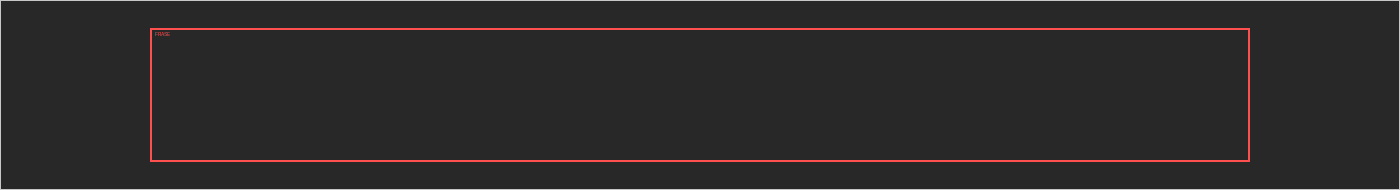
#> input picture arte/referencias/carga_marco_frase_guia.png, 2800 x 380 px (shown at 1/2 size)
$ python -i arte.py   (imports and definitions only)
#> lines starting #> are read from the running program, lines starting #| are printed output that depends on the picture
#> further down, picture is the input picture: PIL image 2800x380 RGB; mean R, G, B 45.9, 42.7, 42.7
"""Circuito de arte con un generador de imágenes externo (ChatGPT u otro).

  python -m tools.arte.arte pedidos            escribe arte/pedidos/*.txt
  python -m tools.arte.arte importar <carpeta|zip>
                                              convierte y ubica las imágenes
  python -m tools.arte.arte piel [originales]  arma assets/ui/piel/ (tools/arte/piel.py)
  python -m tools.arte.arte piel cobre         pasa assets/ui/piel/ a cristal y cobre (una vez)
  python -m tools.arte.arte ficha              dibuja el arte de la Ficha del Líder (tools/arte/ficha.py)
  python -m tools.arte.arte lote <txt> <TAG|ns>...  un solo txt con lo que falta de esos países

El contrato: cada pedido es un bloque ASSET_REQUEST con un `id`. La imagen que
vuelve se llama exactamente `<id>.png` (o .jpg/.webp). El importador sabe por
el id qué es (foco, espíritu, retrato, evento), la lleva al tamaño del juego y
la guarda en assets/ con el nombre que el generador busca solo:

  foco      assets/<TAG>/goals/<id>.dds     95x85, fondo transparente
  espíritu  assets/<TAG>/ideas/<id>.dds     64x64, fondo transparente
  retrato   assets/<TAG>/leaders/<archivo>  156x210
  evento    assets/events/<id>.dds          210x176

Nada se conecta a mano: el próximo build encuentra el archivo y lo usa.
Necesita Pillow (solo quien importa; el instalador del usuario no).
"""

from __future__ import annotations

import re
import sys
import tempfile
import zipfile
from pathlib import Path

import yaml

REPO = Path(__file__).resolve().parents[2]
SPEC = REPO / "spec"
OUT = REPO / "arte" / "pedidos"

KINDS = {
    "national_focus_icon": {"size": (95, 85), "transparent": True, "fit": "contain"},
    "continuous_focus_icon": {"size": (95, 85), "transparent": True, "fit": "contain"},
    "national_spirit_icon": {"size": (64, 64), "transparent": True, "fit": "contain"},
    # 2026-11-15: logos de las industrias (OIM), assets/<TAG>/industrias/<rubro>.dds
    "mio_logo": {"size": (64, 64), "transparent": True, "fit": "contain"},
    "leader_portrait": {"size": (156, 210), "transparent": False, "fit": "cover"},
    "event_picture": {"size": (210, 176), "transparent": False, "fit": "cover"},
    # banderas de las identidades nuevas (guerras civiles y formas finales): TGA
    # grande 82x52, mediana 41x26 y chica 10x7 en assets/<TAG>/flags/
    "country_flag": {"size": (82, 52), "transparent": False, "fit": "cover"},
    # íconos de las mejoras de la agencia; el generador los lleva al tamaño del juego
    "agency_upgrade_icon": {"size": (128, 128), "transparent": True, "fit": "contain"},
    # fondos de las pestañas (11_scenario -> tab_backgrounds): el tamaño es el
    # de la textura del juego, que va en cada pedido
    "ui_background": {"size": (192, 192), "transparent": False, "fit": "cover"},
    # fondos de cada rama de investigación (11_scenario -> research_backgrounds):
    # el generador los recorta al tamaño del juego
    # Lo negro se vuelve transparente (ver _fundir): si no, el juego dibuja un
    # rectángulo negro con borde duro sobre el fondo gris de la ventana.
    "research_background": {"size": (1024, 1024), "transparent": True, "fit": "cover"},
    # armas por facción (17_research -> by_faction, 2026-10-03): una imagen por
    # familia y facción, con descripción extensa (arte/armas_descripciones.yaml);
    # el generador la lleva al tamaño de cada ícono de equipo y de tecnología
    "weapon_icon": {"size": (600, 400), "transparent": True, "fit": "contain"},
    # 2026-10-06 ("pasame un txt solo con las unidades únicas; también los aviones
    # por cada facción"): mismo formato, cada uno en su propio archivo
    "unique_icon": {"size": (600, 400), "transparent": True, "fit": "contain"},
    "plane_icon": {"size": (600, 400), "transparent": True, "fit": "contain"},
    # equipo con una sola imagen para todos (17_research -> by_faction.shared)
    "shared_icon": {"size": (600, 400), "transparent": True, "fit": "contain"},
    # tecnologías comunes a todos (arte/tecnologias_descripciones.yaml, 2026-10-10)
    "tech_icon": {"size": (600, 400), "transparent": True, "fit": "contain"},
    # doctrinas (17_research -> doctrines, 2026-10-13): íconos simples como los
    # del juego; el generador los lleva al tamaño del ícono de cada doctrina
    "doctrine_icon": {"size": (256, 256), "transparent": True, "fit": "contain"},
    # leyes del menú del país (05_ideas -> laws, 2026-10-15); el generador las
    # lleva al tamaño del ícono de ley del juego
    "law_icon": {"size": (256, 256), "transparent": True, "fit": "contain"},
    # íconos de la piel de la interfaz (arte/piel_interfaz.yaml, 2026-10-16):
    # se guardan tal cual en assets/ui/piel_iconos/ y tools/arte/piel.py los
    # lleva a cada textura (placa del botón, cuadros, tamaño)
    "ui_icon": {"size": (512, 512), "transparent": True, "fit": "contain"},
    # íconos del juego que siguen siendo los de 1936 (tools/arte/auditoria.py, 2026-11-03):
    # cada pedido lleva la imagen de referencia del original (arte/referencias/<id>.png)
    "game_icon": {"size": (512, 512), "transparent": True, "fit": "contain"},
    # aventuras de las anarquías (21_aventuras.yaml, 2026-10-16): un txt por
    # anarquía, estilo historieta (Moebius + Kill Six Billion Demons); van a
    # assets/events/<evento>.dds como cualquier imagen de evento
    "adventure_picture": {"size": (210, 176), "transparent": False, "fit": "cover"},
    # 2026-11-06: la Lámina de las aventuras de las meganaciones (tools/gen/emitters/laminas.py):
    # se pide grande y se guarda a 960x408 (DXT1), y también como imagen del evento
    "adventure_plate": {"size": (1920, 816), "transparent": False, "fit": "cover"},
    # pantallas de carga: 1920x1440 en DXT1 (las de vida diaria se sacaron el 2026-11-22;
    # ahora todas son pedidos escritos a mano en arte/pedidos_pantallas_carga_*.txt)
    "loading_screen": {"size": (1920, 1440), "transparent": False, "fit": "cover"},
    # 2026-11-18: viñetas de la Historieta (tools/arte/historietas.py): cada pedido lleva su tamaño (2x su
    # lugar en la página); al importar se guarda al tamaño del lugar y se vuelve a armar la página
    "comic_panel": {"size": (800, 600), "transparent": False, "fit": "cover"},
    # 2026-11-22: los marcos de la pantalla de carga (tools/gen/carga_geo.py): cada pieza lleva su tamaño;
    # el pedido va escrito a mano (arte/pedidos_marcos_pantalla_carga.txt) y al importar se
    # estira al tamaño exacto (las ranuras del título, la barra y la frase tienen que caer en su lugar)
    "loading_frame": {"size": (1400, 120), "transparent": True, "fit": "stretch"},
}

# 2026-10-16, pedido del usuario: "el estilo tiene que ser un poco cómic/novela
# gráfica que se inspire en los trabajos de Moebius y Kill Six Billion Demons"
ADVENTURE_STYLE = (
    "graphic novel panel, one single image (not a comic page, no panel borders, no speech balloons), inspired by "
    "Moebius (Jean Giraud): clean ligne-claire ink lines, vast airy landscapes, luminous flat colour with soft "
    "gradients, strange serene skies; and by Kill Six Billion Demons (Tom Parkinson-Morgan): ornate, densely "
    "patterned mythic linework, cosmic grandeur, sacred-grotesque details and dramatic scale; bold readable "
    "silhouettes that still work at 210x176 pixels, a little gore is fine, slightly tongue-in-cheek, "
    "no text, no letters, no numbers unless the description asks for a glowing number shape, no watermark")

COMMON_STYLE = (
    "Hearts of Iron IV style, retrofuturist year 2100, painterly propaganda-poster look, "
    "strong silhouette readable at small size, no text, no letters, no watermark"
)

STYLE = {
    "EFE": "eco-fascist green empire of South America: jungle, living bio-steel, trees and laurels, "
           "green and gold, imperial and organic",
    "FCU": "corporate union of North America: chrome, glass towers, stock tickers, logos and "
           "contracts, navy blue and silver, cold and glossy",
    "ASC": "automated socialist commune of Europe: robots, circuits, data centres, constructivist "
           "red and white, clean geometry",
    "HSN": "high-seas market nation of Asia-Pacific: ships, containers, compasses, straits, "
           "teal and brass, maritime trade",
    "NAS": "neo-Andean sun kingdom: solar temples, Inca stone and gold, condors, mountains, "
           "gold and turquoise",
    "SHD": "sino-harmonious technocratic directorate: rivers, dams, hydraulic diagrams, measured "
           "order, jade green and steel grey",
    "APF": "African peoples' federation: village councils, savanna and rising industry, "
           "kente-like patterns, earth red, yellow and green",
    "NRE": "neo-Roman empire: eagles, legions, marble, laurels, SPQR standards, crimson and gold",
    # anarquías (2026-10-03: armas propias de cada una)
    "ZWE": "Eurasian warlords: looted Soviet-style steel, cossack and steppe motifs, scrap and rust, "
           "grey, olive and faded red",
    "ZWI": "Hindustan warlord realms: monsoon, temples and bazaars, improvised armour with ornate brass, "
           "saffron, crimson and dusty white",
    "ZWM": "desert emirates: dunes, oil wells, falcons and daggers, sand camouflage, ochre, black and gold",
    "ZWB": "Amazon warlords: jungle rivers, illegal gold mines and sawmills, mud and rubber, "
           "dark green, brown and orange",
    "ZAN": "the lawless lands: scavenged junk, welded scrap, raider graffiti without letters, "
           "rust, black and hazard yellow",
    # 2026-10-28: el Shogunato de los Astilleros (Japón rebelde de la HSN)
    "ZJP": "the Shipyard Shogunate of Japan: dry docks and giant cranes, welding sparks, mechas in scaffolding, "
           "old samurai banners over naval steel, neon city at night, navy steel, crane yellow and crimson",
    # 2026-11-01: Gran Bretaña libre (la República Obrera de Albión y sus dos caminos)
    "ZAL": "free Great Britain after the Commune: the Albion Workers' Republic of the Luddites (hand-made, analog, "
           "tweed and brick, red armbands), which either plugs back into the network (neural lace, silver circuitry, "
           "midnight blue and cold white) or crowns a queen (brass, steam, airships, crimson and gold); grey rain, "
           "Thames fog and Union-like crosses without real flags",
    # imágenes que comparten varias potencias (eventos con `art`): sin colores de nadie
    "COMPARTIDOS": "the 2100 world of rival megastates: officers of different armies, maps, borders and "
                   "flags without symbols, neutral grey and ochre palette",
}


SMALL_PORTRAIT = (65, 67)   # el retrato chico (casilla de asesor / alto mando), como un ícono de idea


def small_path(large: Path) -> Path:
    """assets/<TAG>/leaders/x.dds -> assets/<TAG>/leaders/small/x.dds"""
    return large.parent / "small" / large.name


# [68 lines left out: functions _small_portrait, chicos, _load, not called in this run]


def _one_line(text: str) -> str:
    return " ".join(str(text or "").split())


# [412 lines left out: functions catalog, _loading_items, _marcos_carga_items, _mapa_items, _adventure_items, not called in this run]


PLATE_STYLE = (
    "a museum-grade large-format OIL PAINTING of this exact moment, as a great history painter of the "
    "nineteenth-century academies would have painted it (the drama of Gericault's Raft of the Medusa, Delacroix's "
    "Liberty Leading the People, Repin's crowds), but the scene happens in the year 2100: monumental composition "
    "with one clear focal figure or group, dramatic chiaroscuro, emotional faces and gestures, visible brushwork, "
    "canvas texture and rich glazes, a sky or a light that tells the mood. Cinematic wide format (about 2.35:1), "
    "the main action in the central band so nothing important is cut. It must feel like a painting hung in a "
    "national museum about a turning point of history, not a game screenshot or a photo. No frame, no text, no "
    "letters, no numbers, no signature, no watermark")


# [30 lines left out: function _plate_items, not called in this run]


PORTRAIT_STYLE = (
    "photorealistic painted portrait matching the existing leader portraits of this Hearts of Iron IV mod: "
    "realistic skin pores, hair and fabric weave, subtle painterly softness, rich but natural colour grading, "
    "cinematic and believable near-future clothing of the year 2100 (not a sci-fi costume), no helmet or mask "
    "covering the face, no text, no letters, no numbers, no logos with words, no watermark, no frame, no border")

# el vestuario según el cargo (03_leaders -> roles)
_KIND = {"corps_commander": "army", "field_marshal": "army", "navy_leader": "navy",
         "army_chief": "army", "high_command": "army", "navy_chief": "navy", "air_chief": "air"}

# lo que lleva encima según su rasgo, para los que no tienen un detalle propio
_TRAIT_DETAIL = {
    "Master of Manoeuvre": "a leather map case on a strap and a riding crop held in one gloved hand",
    "Defence in Depth": "field glasses hanging at the chest and a folded map in one hand",
    "Flawless Organisation": "a slim folder of orders under the arm and a fountain pen in the breast pocket",
    "Iron Morale": "a ceremonial sword held upright with the hilt at shoulder height and a row of medals on the chest",
    "Rigorous Drill": "a whistle on a lanyard and white gloves held in one hand",
    "Relentless Offensive": "a pistol in a shoulder holster and dust on the face and collar",
    "Fortification Engineer": "an engineer's hard hat under the arm and concrete dust on the sleeves",
    "Logistician": "a clipboard of supply lists and a pencil behind the ear",
    "Elite Infantry": "a beret with an elite unit badge and the sling of a rifle on the shoulder",
    "Reserves and Replacements": "a thick roster folder held against the chest",
    "King of Artillery": "ear defenders hanging around the neck and a brass shell casing in one hand",
    "General Staff": "a folder of staff plans and reading glasses on a cord",
    "Guerrilla Warfare": "a scarf wrapped high around the neck and the sling of a carbine over the shoulder",
}


# [71 lines left out: functions _portrait, _tech_line, _tech_items, not called in this run]


# 2026-10-13 (captura de la pantalla de doctrinas: "fijate cómo son ahora los
# íconos, no pueden ser muy cargados"): los del juego son glifos simples, uno
# o dos objetos (un avión y una explosión), pocos colores, sin fondo.
DOCTRINE_STYLE = (
    "simple flat-shaded game icon in the exact style of the Hearts of Iron IV doctrine icons: ONE or TWO small "
    "subjects only (for example an aircraft and an explosion, or a soldier and a shield), bold clean silhouette, "
    "thin dark outline, soft cel shading, limited palette (blue-grey and steel for machines, orange-red for fire, "
    "white highlights), the near future of the year 2100 but restrained, NOT busy, no scenery, no background, "
    "transparent PNG, must read clearly at 48x48 pixels, no text, no letters, no numbers, no watermark"
)
_NAVAL_WORDS = ("cruiser", "battleship", "line_of_battle", "carrier", "convoy", "fleet", "boat", "torpedo", "naval",
                "jeune", "task_force", "screen", "airfield", "hunter_killer", "base_strike")


# [30 lines left out: function _doctrine_items, not called in this run]


# 2026-10-15 ("haceme el pedido de imágenes para el menú de país, leyes
# económicas, reclutamiento"): una imagen por ley, la misma para todos los países.
LAW_STYLE = (
    "small painted icon in the style of the Hearts of Iron IV law and national spirit icons: one clear scene or "
    "object, bold readable silhouette, painterly propaganda-poster look, the near future of the year 2100 (not "
    "science-fantasy), neutral design that belongs to no nation (no flags, no national colours, no emblems), "
    "restrained palette of steel, concrete, graphite and muted earth tones with one accent light, no scenery beyond "
    "what the subject needs, transparent PNG background, must read clearly at 64x64 pixels, no text, no letters, "
    "no numbers, no watermark"
)
_LAW_CATEGORY = {"economy": "economy law", "trade_laws": "trade law", "mobilization_laws": "recruitment law"}


# [18 lines left out: function _law_items, not called in this run]


# 2026-11-06 (la Fábrica: "Your request was rejected by the safety system ... [abuse]"): el
# filtro de OpenAI rechaza la referencia del ícono de fascismo del juego (los fasces). Estos
# van sin referencia y con un motivo neutro que dice lo mismo en el juego.
JUEGO_SIN_REFERENCIA = {
    "juego_categorias_decision_category_generic_fascism":
        "an authoritarian-order decision category: a heavy iron gauntlet closed around a short "
        "marshal's baton wrapped in a laurel band; no flags, no symbols, no insignia",
}


# [31 lines left out: function _juego_items, not called in this run]


REBELDES = {   # 2026-11-16: líderes rebeldes sin retrato (pedido fijo 36_retratos_rebeldes.txt)
    "rebelde_masaki_hayama": "ZJP", "rebelde_nao_fujita": "ZJP", "rebelde_nanami_117": "ZJP",
    "rebelde_josiah_hale": "ZAL", "rebelde_ezra_vance": "FCU",
    # 2026-11-22 (captura de la Legión Perdida: "fijate los retratos que faltan para estas cosas"): los seis
    # líderes rebeldes de los finales de las aventuras de las anarquías (pedido fijo 50_retratos_rebeldes_anarquias.txt)
    "rebelde_gran_molinero": "ZWE", "rebelde_la_cabra": "ZWI", "rebelde_gaius_severo": "ZWM",
    "rebelde_santa_mano": "ZWB", "rebelde_baron_del_hielo": "ZAN", "rebelde_nadie": "ZAN",
}
_PEDIDO_REBELDE = {t: "50_retratos_rebeldes_anarquias.txt" for t in ("ZWE", "ZWI", "ZWM", "ZWB", "ZAN")}


# [117 lines left out: functions _albion_caminos_items, _rebeldes_items, _industria_items, _recurso_items, _ui_icon_items, not called in this run]


PLANE_FAMILIES = {"light_plane", "medium_plane", "carrier_plane", "heavy_plane"}
SINGLE_FILE = {"unique_icon", "plane_icon", "shared_icon", "loading_screen"}
TECH_GROUPS = ("INFANTERIA", "APOYO", "BLINDADOS", "ARTILLERIA", "NAVAL", "AVIACION", "INGENIERIA", "INDUSTRIA")

# 2026-10-19 ("¿la descripción de los espíritus alcanza para que ChatGPT las
# haga bien?" -> "reescribí la lista"): ícono = un solo objeto claro, sin escena.
ICON_STYLE = (
    "small painted icon in the style of the Hearts of Iron IV national spirit and focus icons: ONE clear central "
    "object or symbol, bold readable silhouette with a dark outline, painterly but simple, strong contrast, "
    "the year 2100, NO scenery and NO crowd, nothing small or fussy, transparent PNG background, must read clearly "
    "at {w}x{h} pixels, no text, no letters, no numbers, no watermark"
)


# [20 lines left out: function _apply_icon_looks, not called in this run]


SHARED_STYLE = (
    "photorealistic 3D-rendered equipment icon matching the weapon icons of this Hearts of Iron IV mod: realistic "
    "materials, weathering and reflections, crisp detail that still reads at 150x55 pixels, neutral design that "
    "belongs to no faction (no national colours, no emblems), no text, no letters, no numbers, no watermark")

UI_STYLE = ("game user-interface background texture, subtle and low contrast so text and buttons stay readable, "
            "no text, no letters, no logos, no watermark, no frame")

# 2026-11-03: el rediseño en cristal y cobre de las maquetas aprobadas
UI_STYLE_V2 = ("game user-interface background for a 2100 grand strategy game in a 'glass and copper' design: "
               "deep petrol-blue to near-black smoked glass (#14222b to #060c10), smooth and clean, a faint cold "
               "teal sheen (#4fd6c8 at very low opacity), hair-thin warm copper lines (#c27a45) used sparingly; "
               "elegant, art-deco precision, quiet and low contrast so text stays readable; "
               "no text, no letters, no logos, no watermark, no frame, no scratches, no grunge")

FLAG_STYLE = ("flat national flag for Hearts of Iron IV, vexillology, clean flat shapes, no gradients, "
              "no painterly texture, no text, no letters, no watermark")


# [23 lines left out: function _request, not called in this run]


NEW_FILE = "0_NUEVOS_de_este_lote.txt"


# [175 lines left out: functions _previous_ids, lote, pedidos, not called in this run]


ZIP = REPO / "arte" / "pedidos.zip"


# [52 lines left out: functions _zip_pedidos, _readme, not called in this run]


# ---------------------------------------------------------------------------


def _fundir(img):
    """Fondo de rama de investigación: el negro pasa a transparente y los
    bordes derecho e inferior se desvanecen del todo, así la foto se funde con
    el fondo de la ventana en vez de terminar en un rectángulo negro."""
    from PIL import Image, ImageChops, ImageFilter
    img = img.convert("RGBA")
    w, h = img.size
    luz = img.convert("L").filter(ImageFilter.GaussianBlur(max(2, w // 128)))
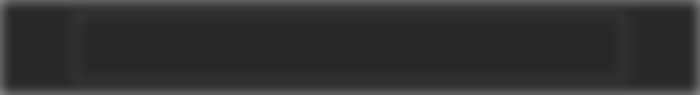
#> luz: PIL image 2800x380 L (shown at 1/4 size); min 40, max 131, mean 48.9
    alpha = luz.point(lambda v: min(255, v * 5))
    # rampa geométrica: el último 20% del ancho y del alto llega a cero
    ramp_x = Image.linear_gradient("L").rotate(90, expand=True).transpose(Image.FLIP_LEFT_RIGHT).resize((w, h))
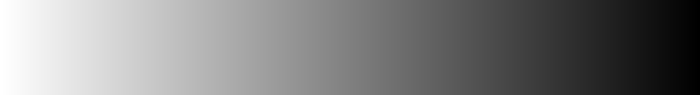
#> ramp_x: PIL image 2800x380 L (shown at 1/4 size); min 0, max 255, mean 127.5
    ramp_x = ramp_x.point(lambda v: min(255, v * 5))
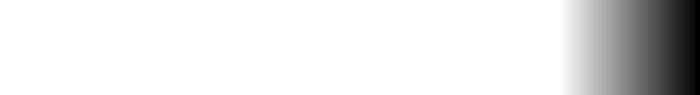
#> ramp_x: PIL image 2800x380 L (shown at 1/4 size); min 0, max 255, mean 229.1
    ramp_y = Image.linear_gradient("L").transpose(Image.FLIP_TOP_BOTTOM).resize((w, h))
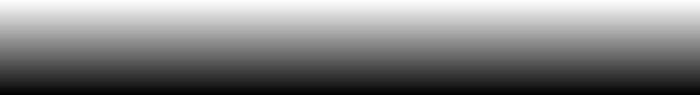
#> ramp_y: PIL image 2800x380 L (shown at 1/4 size); min 0, max 255, mean 127.5
    ramp_y = ramp_y.point(lambda v: min(255, v * 5))
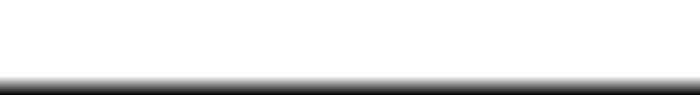
#> ramp_y: PIL image 2800x380 L (shown at 1/4 size); min 0, max 255, mean 229.1
    alpha = ImageChops.multiply(ImageChops.multiply(alpha, ramp_x), ramp_y)
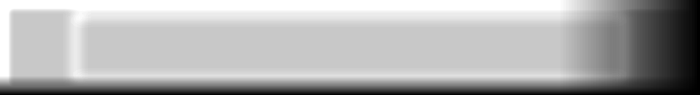
#> alpha: PIL image 2800x380 L (shown at 1/4 size); min 0, max 255, mean 175.3
    img.putalpha(alpha)
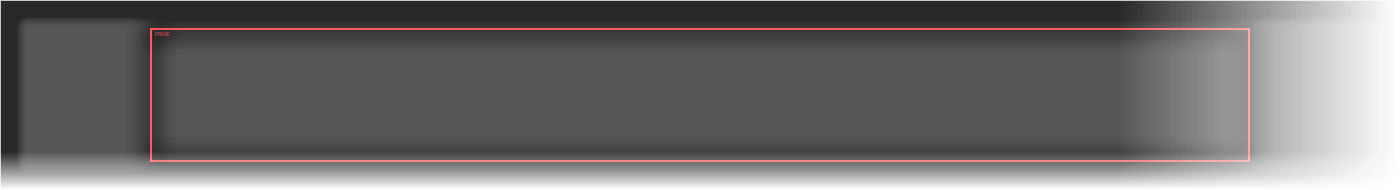
#> img: PIL image 2800x380 RGBA (shown at 1/2 size); mean R, G, B, A 45.9, 42.7, 42.7, 175.3; transparent parts drawn white
    return img


# [152 lines left out: functions _recortar, importar, not called in this run]


# [42 lines not run here, left out]

>>> from PIL import Image
>>> picture = Image.open('../../arte/referencias/carga_marco_frase_guia.png')
>>> result = _fundir(picture)
